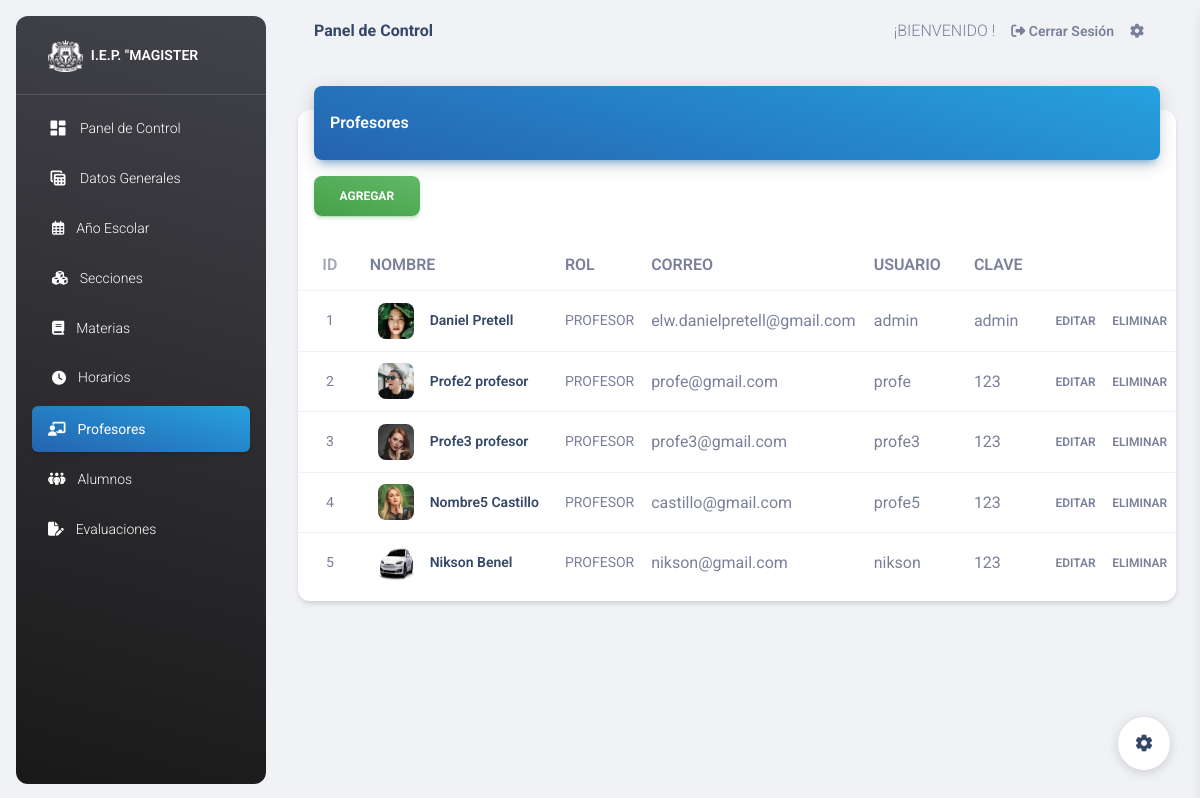
Page /home.php?vista=profesores on the committed database.
### tables this page shows
CREATE TABLE `usuarios` (
  `id_usu` int(11) NOT NULL,
  `url_img` varchar(150) NOT NULL,
  `nombre` varchar(100) NOT NULL,
  `apellido` varchar(100) NOT NULL,
  `rol` varchar(100) NOT NULL,
  `correo` varchar(100) NOT NULL,
  `usuario` varchar(100) NOT NULL,
  `clave` varchar(100) NOT NULL
);

### vistas/profesores.php (the view, shortened to what this page needs)
<?php require "php/config.php";?>
<div class="row">
<div class="col-12">
<div class="card my-4">
<div class="card-header p-0 position-relative mt-n4 mx-3 z-index-2">
<div class="bg-gradient-primary shadow-primary border-radius-lg pt-4 pb-3">
    <h6 class="text-white text-capitalize ps-3">Profesores</h6>
</div>
<div class="col-lg-3 col-sm-6 col-12">
    <a href="javascript:abrir()" class="btn bg-gradient-success w-50 mb-0 toast-btn">Agregar</a>
</div>
</div>
<div class="card-body px-0 pb-2">
<div class="table-responsive p-0">
<table class="table align-items-center mb-0">
<thead>
<tr>
<th class="text-center opacity-7">ID</th>
<th class="text-uppercase text-secondary ps-2">Nombre</th>
<th class="text-uppercase text-secondary ps-2 ">Rol</th>
<th class="text-uppercase text-secondary ps-2 ">Correo</th>
<th class="text-uppercase text-secondary ps-2">Usuario</th>
<th class="text-uppercase text-secondary ps-2">Clave</th>
<th colspan=2 class="text-secondary opacity-7"></th>
</tr>
</thead>
    <tbody>
        <?php
        $query="SELECT * FROM usuarios";
            if ($result =$db->query($query)){
                while($row=$result->fetch_assoc()){
        ?>
        <tr>
            <td class="align-middle text-center text-sm"><?php echo $row['id_usu']?></td>
            <td >
                <div class="d-flex px-2 py-1">
                    <div>
                        <img src="<?php echo $row['url_img']?>" class="avatar avatar-sm me-3 border-radius-lg" alt="user1">
                    </div>
                    <div class="d-flex flex-column justify-content-center">
                            <h6 class="mb-0 text-sm"><?php echo $row['nombre']?> <?php echo $row['apellido']?></h6>
                    </div>
                </div>
            </td>
            <td class="align-middle text-uppercase text-sm "><?php echo $row['rol']?></td>
            <td ><?php echo $row['correo']?></td>
            <td><?php echo $row['usuario']?></td>
            <td><?php echo $row['clave']?></td>
            <td class="align-middle text-uppercase text-sm">
                <a href="javascript:;" class="text-secondary font-weight-bold text-xs" data-toggle="tooltip" data-original-title="Edit user">
                Editar
                </a>
            </td>
            <td class="align-middle text-uppercase text-sm">
                <a href="javascript:;" class="text-secondary font-weight-bold text-xs" data-toggle="tooltip" data-original-title="Edit user">
                Eliminar
                </a>
            </td>
        <tr>
        <?php
                }
            }
        ?>
    </tbody>
</table>
</div>
</div>
</div>
</div>
</div>

### home.php (shortened to what this page needs)
<!DOCTYPE html>
<html lang="es">
<head>
  <?php include "inc/head.php";?>
</head>
  <body class="g-sidenav-show  bg-gray-200">
    <?php  include "inc/main.php";?>
  </body>
</html>

### inc/head.php (shortened to what this page needs)
<link href="assets/css/nucleo-svg.css" rel="stylesheet" />
<link href="assets/css/nucleo-icons.css" rel="stylesheet" />
<link id="pagestyle" href="assets/css/material-dashboard.css?v=3.0.0" rel="stylesheet" />

### inc/main.php (shortened to what this page needs)
<aside class="sidenav navbar navbar-vertical navbar-expand-xs border-0 border-radius-xl my-3 fixed-start ms-3   bg-gradient-dark" id="sidenav-main">
  <div class="sidenav-header">
    <a class="navbar-brand m-0" href=" https://demos.creative-tim.com/material-dashboard/pages/dashboard " target="_blank">
      <img src="assets/img/login-bg/logo-magister.png" class="navbar-brand-img h-100" alt="main_logo">
      <span class="ms-1 font-weight-bold text-white">I.E.P. "MAGISTER</span>
    </a>
  </div>
  <hr class="horizontal light mt-0 mb-2">
  <div class="collapse navbar-collapse  w-auto  max-height-vh-100" id="sidenav-collapse-main">
    <ul class="navbar-nav">
      <li class="nav-item">
        <a class="nav-link text-white <?php if ($_GET['vista'] == 'dashboard'){ echo "active bg-gradient-primary"; }?>" href="home.php?vista=dashboard">
          <div class="text-white text-center me-2 d-flex align-items-center justify-content-center">
            <i class="material-icons opacity-10">dashboard</i>
          </div>
          <span class="nav-link-text ms-1">Panel de Control</span>
        </a>
      </li>
      <li class="nav-item">
        <a class="nav-link text-white " href="">
          <div class="text-white text-center me-2 d-flex align-items-center justify-content-center">
            <i class="material-icons opacity-10">table_view</i>
          </div>
          <span class="nav-link-text ms-1">Datos Generales</span>
        </a>
      </li>
      <li class="nav-item">
        <a class="nav-link text-white " href="">
          <div class="text-white text-center ms-1 me-2 d-flex align-items-center justify-content-center">
            <i class="fa-regular fa-calendar-days"></i>
          </div>
          <span class="nav-link-text ms-1">Año Escolar</span>
        </a>
      </li>
      <li class="nav-item">
        <a class="nav-link text-white " href="">
          <div class="text-white text-center ms-1 me-2 d-flex align-items-center justify-content-center">
            <i class="fa-solid fa-cubes"></i>
          </div>
          <span class="nav-link-text ms-1">Secciones</span>
        </a>
      </li>
      <li class="nav-item">
        <a class="nav-link text-white " href="home.php?vista=materias">
          <div class="text-white text-center ms-1 me-2 d-flex align-items-center justify-content-center">
            <i class="fa-solid fa-book"></i>
          </div>
          <span class="nav-link-text ms-1">Materias</span>
        </a>
      </li>
      <li class="nav-item">
        <a class="nav-link text-white " href="">
          <div class="text-white text-center ms-1 me-2 d-flex align-items-center justify-content-center">
            <i class="fa-solid fa-clock"></i>
          </div>
          <span class="nav-link-text ms-1">Horarios</span>
        </a>
      </li>
      <li class="nav-item">
        <a class="nav-link text-white <?php if ($_GET['vista'] == 'profesores'){ echo "active bg-gradient-primary"; }?>" href="home.php?vista=profesores">
          <div class="text-white text-center me-2 d-flex align-items-center justify-content-center">
            <i class="fa-solid fa-chalkboard-user"></i>
          </div>
          <span class="nav-link-text ms-1">Profesores</span>
        </a>
      </li>
      <li class="nav-item">
        <a class="nav-link text-white <?php if ($_GET['vista'] == 'alumnos'){ echo "active bg-gradient-primary"; }?>" href="home.php?vista=alumnos">
          <div class="text-white text-center me-2 d-flex align-items-center justify-content-center">
            <i class="fa-solid fa-people-group"></i>
          </div>
          <span class="nav-link-text ms-1">Alumnos</span>
        </a>
      </li>
      <li class="nav-item">
        <a class="nav-link text-white " href="home.php?vista=evaluaciones">
          <div class="text-white text-center me-2 d-flex align-items-center justify-content-center">
            <i class="fa-solid fa-file-pen"></i>
          </div>
          <span class="nav-link-text ms-1">Evaluaciones</span>
        </a>
      </li>
    </ul>
  </div>
</aside>
<main class="main-content position-relative max-height-vh-100 h-100 border-radius-lg ">
  <nav class="navbar navbar-main navbar-expand-lg px-0 mx-4 shadow-none border-radius-xl" id="navbarBlur" navbar-scroll="true">
    <div class="container-fluid py-1 px-3">
      <nav aria-label="breadcrumb">
        <h6 class="font-weight-bolder mb-0">Panel de Control</h6>
      </nav>
      <div class="collapse navbar-collapse mt-sm-0 mt-2 me-md-0 me-sm-4" id="navbar">
        <div class="ms-md-auto pe-md-3 d-flex text-uppercase align-items-center">
          <p class="mb-0">¡Bienvenido <?php echo $_SESSION['nombre']?>!</p>
        </div>
        <ul class="navbar-nav  justify-content-end">
          <li class="nav-item d-flex align-items-center">
            <a href="index.php" class="nav-link text-body font-weight-bold px-0">
              <i class="fa-solid fa-right-from-bracket"></i>
              <span class="d-sm-inline d-none">Cerrar Sesión</span>
            </a>
          </li>
          <li class="nav-item px-3 d-flex align-items-center">
            <a href="javascript:;" class="nav-link text-body p-0">
              <i class="fa fa-cog fixed-plugin-button-nav cursor-pointer"></i>
            </a>
          </li>
        </ul>
      </div>
    </div>
  </nav>
  <div class="container-fluid py-4">
      <?php include "vistas/".$_GET['vista'].".php";?>
  </div>
</main>
<div class="fixed-plugin">
  <a class="fixed-plugin-button text-dark position-fixed px-3 py-2">
    <i class="material-icons py-2">settings</i>
  </a>
</div>

### assets/css/nucleo-svg.css (style rules this page uses)
.btn { margin: 1rem 0 !important; }

### rows in the picture
usuarios: id_usu "1", url_img (picture), nombre "Daniel", apellido "Pretell", rol "PROFESOR", correo "elw.danielpretell@gmail.com", usuario "admin", clave "admin"
usuarios: id_usu "2", url_img (picture), nombre "Profe2", apellido "profesor", rol "PROFESOR", correo "profe@gmail.com", usuario "profe", clave "123"
usuarios: id_usu "3", url_img (picture), nombre "Profe3", apellido "profesor", rol "PROFESOR", correo "profe3@gmail.com", usuario "profe3", clave "123"
usuarios: id_usu "4", url_img (picture), nombre "Nombre5", apellido "Castillo", rol "PROFESOR", correo "castillo@gmail.com", usuario "profe5", clave "123"
usuarios: id_usu "5", url_img (picture), nombre "Nikson", apellido "Benel", rol "PROFESOR", correo "nikson@gmail.com", usuario "nikson", clave "123"
